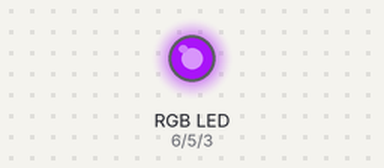
Bench run of a sketch on a simulated Arduino Uno, built with avr-gcc and run on an emulated ATmega328P. Parts: an RGB LED mixed from three pins (HIGH = lit). Dim RGB values are drawn brighter than linear; random numbers use the default seed unless the sketch sets one.

Above: at 0.1 s.
At 4.1 s:
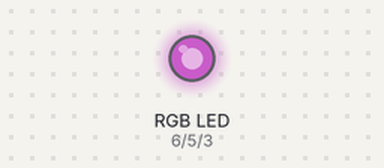
At 9.1 s:
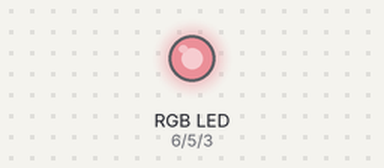
At 19.1 s:
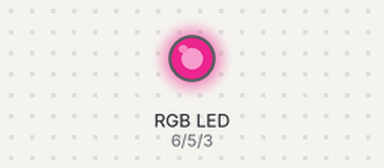
At 28.1 s:
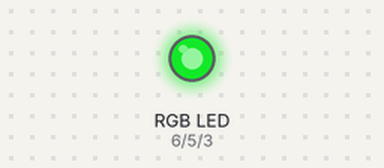
At 38.1 s:
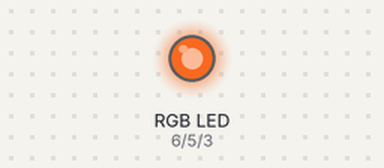
Timing chart, 0 to 40.0 s (numbered marks = the images above):
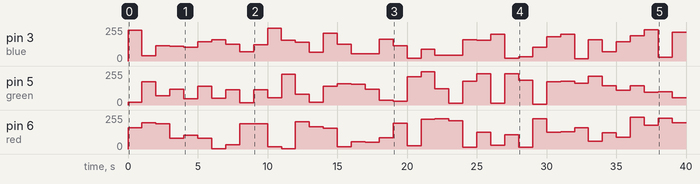

Measured:
- by itself, pin 6 (red): 0/255 → 158/255 at 0.00 s, → 197/255 1.0 s later, → 188/255 1.0 s later, → 80/255 1.0 s later, … (40 changes in this stretch)
- by itself, pin 5 (green): 0/255 → 19/255 at 0.00 s, → 175/255 1.0 s later, → 68/255 1.0 s later, → 120/255 1.0 s later, … (40 changes in this stretch)

The sketch:

sketch_mar21a.ino
```cpp
const int blue = 3;
const int green = 5;
const int red = 6;
void setup() {
  pinMode(blue,OUTPUT);
  pinMode(green,OUTPUT);
  pinMode(red,OUTPUT);
}

void loop() {
analogWrite(blue,random(255));
analogWrite(green,random(255));
analogWrite(red,random(255));
 delay(1000);
}
```
